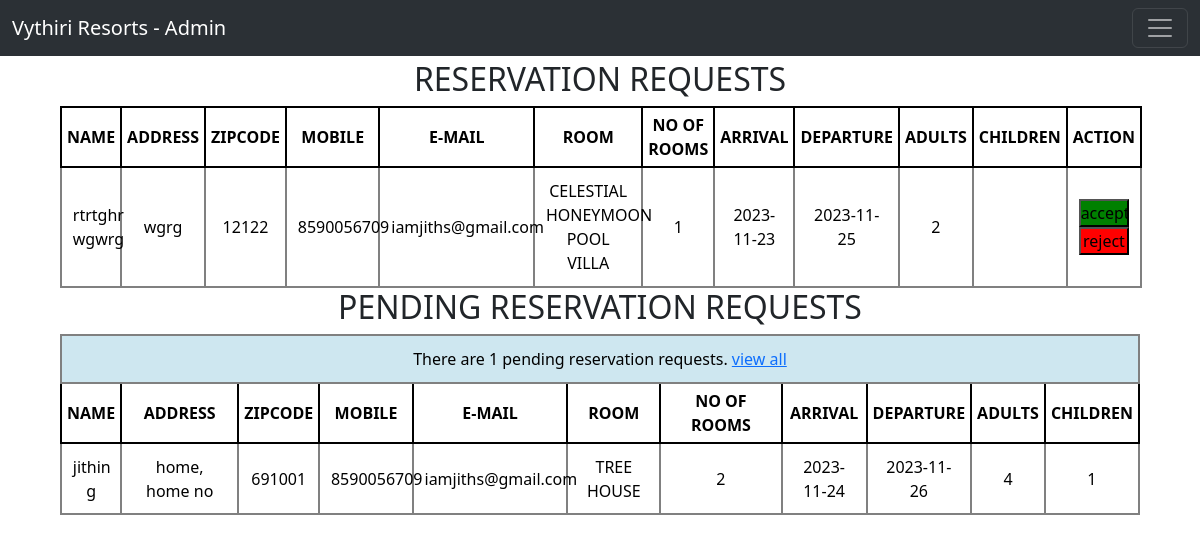
Page /admin/reservation-requests on the committed database.
### tables this page shows
CREATE TABLE "res_request" (
	"fname"	TEXT NOT NULL,
	"lname"	TEXT,
	"addrs"	TEXT NOT NULL,
	"country"	TEXT NOT NULL,
	"state"	TEXT NOT NULL,
	"city"	TEXT NOT NULL,
	"zcode"	TEXT,
	"pnum"	TEXT NOT NULL,
	"email"	TEXT NOT NULL,
	"rtype"	TEXT NOT NULL,
	"rnum"	INTEGER NOT NULL,
	"arrival"	TEXT NOT NULL,
	"departure"	TEXT NOT NULL,
	"nadults"	INTEGER NOT NULL,
	"nchildren"	INTEGER
);

### vythiri.py (the view, shortened to what this page needs)
@app.route('/admin/reservation-requests', methods=["GET","POST"])
def viewres():
    conn =sqlite3.connect('reservation.db')
    cur = conn.cursor()
    sql = ("SELECT * FROM res_request")
    cur.execute(sql)
    data = cur.fetchall()
    pending = len(data)
    conn.close()
    if len(data)<1:
        return render_template('no-reservation.html')
    else:
        return render_template('admin-reservation-requests.html', data=data, pending=pending)

### templates/admin-reservation-requests.html (shortened to what this page needs)
<!DOCTYPE html>
<html lang="en">
<head>
    <link href="https://cdn.jsdelivr.net/npm/bootstrap@5.3.2/dist/css/bootstrap.min.css" rel="stylesheet">
</head>
  <body>
    <nav class="navbar bg-body-tertiary fixed-top" data-bs-theme="dark">
        <div class="container-fluid">
            <a class="navbar-brand" href="#">Vythiri Resorts - Admin</a>
            <button class="navbar-toggler" type="button" data-bs-toggle="offcanvas" data-bs-target="#offcanvasNavbar" aria-controls="offcanvasNavbar" aria-label="Toggle navigation">
                <span class="navbar-toggler-icon"></span>
            </button>
        </div>
    </nav>
    <div class="table">
        <div class="heading">
            <h2 style="text align:center;">RESERVATION REQUESTS</h2>
        </div>
        <table>
            <tr>
                <th>NAME</th>
                <th>ADDRESS</th>
                <th>ZIPCODE</th>
                <th>MOBILE</th>
                <th>E-MAIL</th>
                <th>ROOM</th>
                <th>NO OF ROOMS</th>
                <th>ARRIVAL</th>
                <th>DEPARTURE</th>
                <th>ADULTS</th>
                <th>CHILDREN</th>
                <th>ACTION</th>
            </tr>
            <tr>
                <td>{{ data[0][0]+" "+data[0][1] }}</td>
                <td>{{ data[0][2] }}</td>
                <td>{{ data[0][6] }}</td>
                <td>{{ data[0][7] }}</td>
                <td>{{ data[0][8] }}</td>
                <td>{{ data[0][9] }}</td>
                <td>{{ data[0][10] }}</td>
                <td>{{ data[0][11] }}</td>
                <td>{{ data[0][12] }}</td>
                <td>{{ data[0][13] }}</td>
                <td>{{ data[0][14] }}</td>
                <td>
                    <form method="POST">
                        <div class="action-btn">
                            <input type="submit" value="accept" name="action" style="background-color:green;width:100%">
                        </div>
                        <div class="action-btn">
                            <input type="submit" value="reject" name="action" style="background-color:red;width:100%">
                        </div>
                    </form>
                </td>
            </tr>
        </table>
        <div class="heading">
            <h2 style="text align:center;">PENDING RESERVATION REQUESTS</h2>
        </div>
        <table>
            {% if pending == 0 %}
                <tr>
                    <td colspan="12"><h3>There are no pending reservation requests.</h3></td>
                </tr>
            {% else %}
                <tr>
                    <td colspan="12" style="background-color:rgba(173,216,230,0.6)">There are {{ pending -1 }} pending reservation requests. <a href="#">view all</a> </td>
                </tr>
            {% endif %}
            <tr>
                <th>NAME</th>
                <th>ADDRESS</th>
                <th>ZIPCODE</th>
                <th>MOBILE</th>
                <th>E-MAIL</th>
                <th>ROOM</th>
                <th>NO OF ROOMS</th>
                <th>ARRIVAL</th>
                <th>DEPARTURE</th>
                <th>ADULTS</th>
                <th>CHILDREN</th>
            </tr>
            {% for row in data[1:] %}
                <tr>
                    <td>{{ row[0]+" "+row[1] }}</td>
                    <td>{{ row[2] }}</td>
                    <td>{{ row[6] }}</td>
                    <td>{{ row[7] }}</td>
                    <td>{{ row[8] }}</td>
                    <td>{{ row[9] }}</td>
                    <td>{{ row[10] }}</td>
                    <td>{{ row[11] }}</td>
                    <td>{{ row[12] }}</td>
                    <td>{{ row[13] }}</td>
                    <td>{{ row[14] }}</td>
                </tr>
            {% endfor %}
        </table>
    </div>
  </body>
</html>

### templates/admin-reservation-requests.html (style rules this page uses)
* { margin:0; padding:0; }
body { width:100vw; height: auto; overflow-x:hidden; }
.table { padding:5%; }
table { width:100%; text-align:center; border: 2px solid black; border-collapse: collapse; }
td, tr { border: 2px solid grey; border-collapse: collapse; padding:1%; }
th { border: 2px solid black; border-collapse: collapse; padding:5px; }
.action-btn { margin:0%; }
.heading { text-align:center; width:100%; }

### rows in the picture
res_request: fname+lname "rtrtghr wgwrg", addrs "wgrg", zcode "12122", pnum "8590056709", email "iamjiths@gmail.com", rtype "CELESTIAL HONEYMOON POOL VILLA", rnum "1", arrival "2023-11-23", departure "2023-11-25", nadults "2"
res_request: fname+lname "jithin g", addrs "home, home no", zcode "691001", pnum "8590056709", email "iamjiths@gmail.com", rtype "TREE HOUSE", rnum "2", arrival "2023-11-24", departure "2023-11-26", nadults "4", nchildren "1"

### other values in the picture
{{ pending -1 }} "1"
